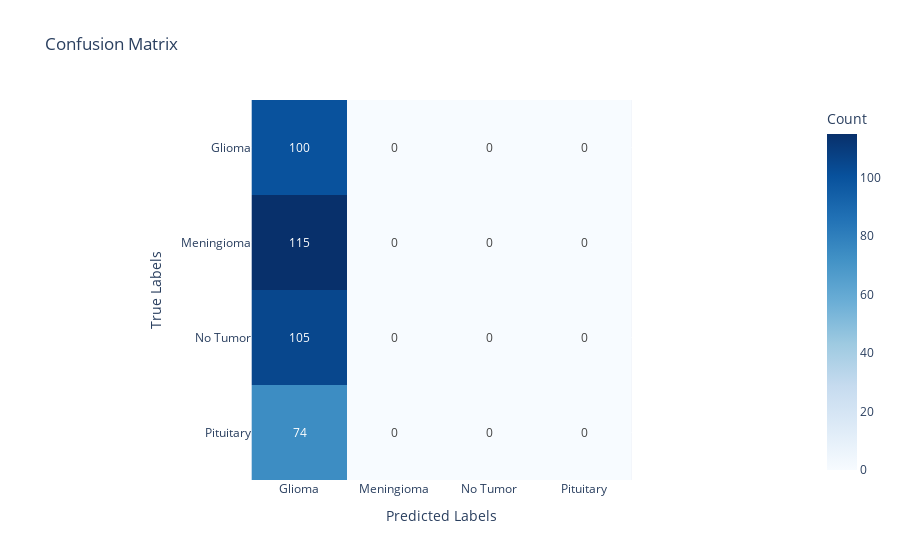

Notebook cell for this chart:
### Markdown cell above
# Analyse du Modèle 3

### Code cell
plot_confusion_matrix(model_3,x_test,y_test)

### Figure 1 — Plotly figure (JSON) as saved in the notebook; plotly's stock layout.template omitted (floating-point values rounded to 4 significant figures)
{"data": [{"coloraxis": "coloraxis", "hovertemplate": "Predicted: %{x}<br>True: %{y}<br>Count: %{z}<extra></extra>", "name": "0", "texttemplate": "%{z}", "type": "heatmap", "x": ["Glioma", "Meningioma", "No Tumor", "Pituitary"], "xaxis": "x", "y": ["Glioma", "Meningioma", "No Tumor", "Pituitary"], "yaxis": "y", "z": [[100, 0, 0, 0], [115, 0, 0, 0], [105, 0, 0, 0], [74, 0, 0, 0]]}], "layout": {"coloraxis": {"colorbar": {"title": {"text": "Count"}}, "colorscale": [[0, "rgb(247,251,255)"], [0.125, "rgb(222,235,247)"], [0.25, "rgb(198,219,239)"], [0.375, "rgb(158,202,225)"], [0.5, "rgb(107,174,214)"], [0.625, "rgb(66,146,198)"], [0.75, "rgb(33,113,181)"], [0.875, "rgb(8,81,156)"], [1, "rgb(8,48,107)"]]}, "title": {"text": "Confusion Matrix"}, "xaxis": {"anchor": "y", "constrain": "domain", "domain": [0, 1], "scaleanchor": "y", "title": {"text": "Predicted Labels"}}, "yaxis": {"anchor": "x", "autorange": "reversed", "constrain": "domain", "domain": [0, 1], "title": {"text": "True Labels"}}}}
